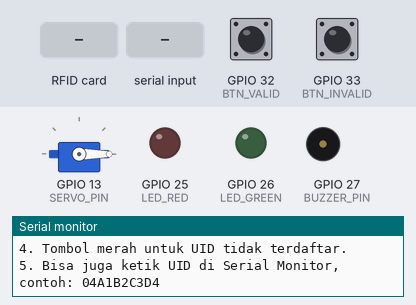
Simulated run of this sketch. Board: ESP32. On the bench: servo, output pins drawn as LEDs (lit = HIGH), buzzer (waves = sounding, pin HIGH), the last lines printed to the serial monitor. Dashed ring = blinking. Inputs (shaded band) come from the test bench; at power-on: GPIO 32 (BTN_VALID) HIGH, GPIO 33 (BTN_INVALID) HIGH. WiFi joins after 1.5 s; servers stay silent unless stated.

Above: at 3.0 s.
3.1 s: GPIO 32 (BTN_VALID) pulled LOW for 0.15 s
At 3.5 s:
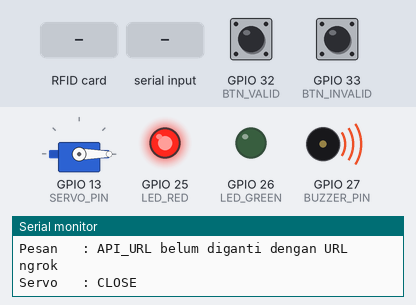
5.6 s: GPIO 33 (BTN_INVALID) pulled LOW for 3.2 s
At 6.5 s:
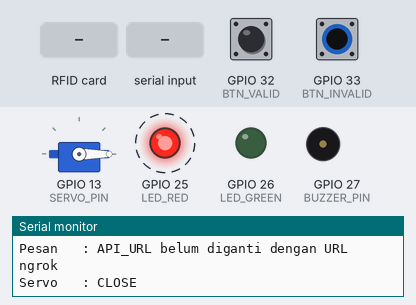
10.3 s: RFID card 04 A1 B2 C3 D4 held to the reader
At 11.2 s:
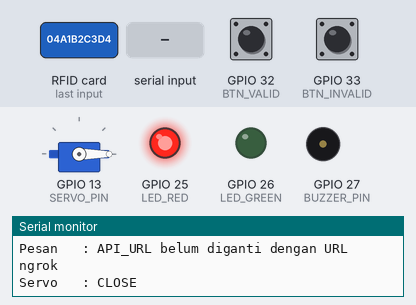
11.8 s: "01020304\n" received over Serial
At 13.8 s:
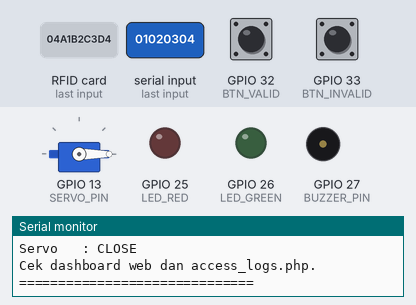
14.0 s: RFID card 5E 7A 19 C4 held to the reader
At 14.4 s:
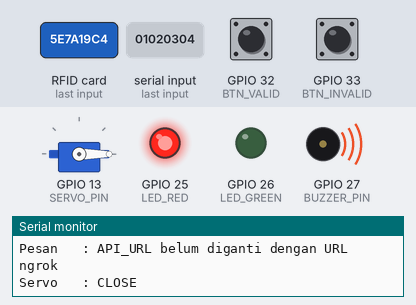
15.5 s: RFID card FF FF FF FF held to the reader
At 17.6 s:
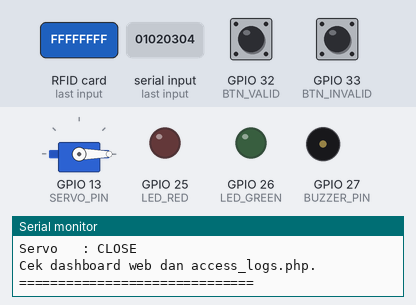
Timing chart, 0 to 19.1 s (numbered marks = the images above; inputs shaded):
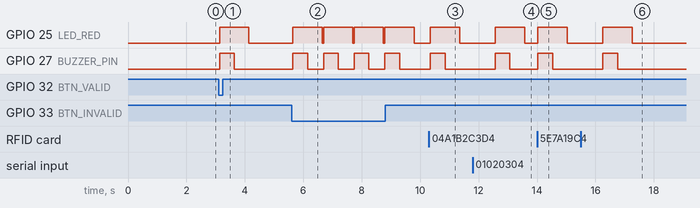

Measured:
- after the input at 3.1 s, GPIO 25 (LED_RED): LOW → HIGH at once, → LOW 1.0 s later; GPIO 27 (BUZZER_PIN): LOW → HIGH at once, → LOW 0.50 s later
- after the input at 5.6 s, GPIO 25 (LED_RED): alternates HIGH for 1.0 s and LOW for 0.05 s, starting after 0.05 s; GPIO 27 (BUZZER_PIN): alternates HIGH for 0.50 s and LOW for 0.55 s, starting after 0.05 s
- after the input at 10.3 s, GPIO 25 (LED_RED): LOW → HIGH after 0.05 s, → LOW 1.0 s later; GPIO 27 (BUZZER_PIN): LOW → HIGH after 0.05 s, → LOW 0.50 s later
- after the input at 11.8 s, GPIO 25 (LED_RED): LOW → HIGH after 0.77 s, → LOW 1.0 s later; GPIO 27 (BUZZER_PIN): LOW → HIGH after 0.77 s, → LOW 0.50 s later
- after the input at 14.0 s, GPIO 25 (LED_RED): LOW → HIGH at once, → LOW 1.0 s later; GPIO 27 (BUZZER_PIN): LOW → HIGH at once, → LOW 0.50 s later
- after the input at 15.5 s, GPIO 25 (LED_RED): LOW → HIGH after 0.76 s, → LOW 1.0 s later; GPIO 27 (BUZZER_PIN): LOW → HIGH after 0.76 s, → LOW 0.50 s later

The sketch:

sketch.ino
```cpp
/*
  Smart Parking RFID IoT - Wokwi + Ngrok
  Board  : ESP32 DevKitC V4
  Modul  : RFID MFRC522, Servo, LED, Buzzer, tombol simulasi
  Web    : api/scan.php dari aplikasi Smart Parking RFID IoT

  Cara cepat:
  1. Jalankan Laragon dan ngrok.
  2. Ganti API_URL dengan URL ngrok kamu.
  3. Run Wokwi.
  4. Klik RFID reader, pilih kartu, lalu Tap.
     Atau tekan tombol hijau untuk UID valid dan tombol merah untuk UID tidak terdaftar.
*/

#include <WiFi.h>
#include <WiFiClient.h>
#include <WiFiClientSecure.h>
#include <HTTPClient.h>
#include <ESP32Servo.h>
#include <SPI.h>
#include <MFRC522.h>
#include <ArduinoJson.h>

// Pin RFID MFRC522 untuk ESP32 di Wokwi
#define SS_PIN       5
#define RST_PIN      21

// Output
#define SERVO_PIN    13
#define LED_GREEN    26
#define LED_RED      25
#define BUZZER_PIN   27

// Tombol simulasi cepat
#define BTN_VALID    32
#define BTN_INVALID  33

const char* WIFI_SSID = "Wokwi-GUEST";
const char* WIFI_PASSWORD = "";

// GANTI INI DENGAN URL NGROK KAMU.
// Jika Laragon pakai domain .test dan ngrok memakai --host-header, gunakan format:
// https://xxxx.ngrok-free.app/api/scan.php
//
// Jika web dibuka dari folder localhost, gunakan format:
// https://xxxx.ngrok-free.app/smart-parking-rfid-iot-v2/api/scan.php
String API_URL = "https://ISI_URL_NGROK_KAMU.ngrok-free.app/api/scan.php";

String GATE_ID = "1";
String AREA_ID = "1";

// UID demo dari database bawaan aplikasi web.
String DEMO_VALID_UID = "04A1B2C3D4";
String DEMO_INVALID_UID = "FFFFFFFF";

// Aktif agar UID kartu preset Wokwi otomatis diarahkan ke UID demo database.
// Blue Card  01020304  -> 04A1B2C3D4
// Green Card 11223344  -> 04D5E6F7A8
// Yellow     55667788  -> 04ABCDEF12
// Red        AABBCCDD  -> 04F1F2F3F4
bool USE_DEMO_UID_MAPPING = true;

MFRC522 rfid(SS_PIN, RST_PIN);
Servo gateServo;
unsigned long lastActionMs = 0;

void beep(int durationMs) {
  digitalWrite(BUZZER_PIN, HIGH);
  delay(durationMs);
  digitalWrite(BUZZER_PIN, LOW);
}

void setIndicator(bool accepted) {
  digitalWrite(LED_GREEN, accepted ? HIGH : LOW);
  digitalWrite(LED_RED, accepted ? LOW : HIGH);
  beep(accepted ? 120 : 500);
  delay(500);
  digitalWrite(LED_GREEN, LOW);
  digitalWrite(LED_RED, LOW);
}

void openGate(int delayMs) {
  Serial.println("Servo: OPEN");
  gateServo.write(90);
  delay(delayMs);
  gateServo.write(0);
  Serial.println("Servo: CLOSE");
}

String normalizeUid(String uid) {
  uid.replace(" ", "");
  uid.replace(":", "");
  uid.replace("-", "");
  uid.toUpperCase();
  return uid;
}

String mapDemoUid(String uid) {
  uid = normalizeUid(uid);

  if (!USE_DEMO_UID_MAPPING) return uid;

  if (uid == "01020304") return "04A1B2C3D4";
  if (uid == "11223344") return "04D5E6F7A8";
  if (uid == "55667788") return "04ABCDEF12";
  if (uid == "AABBCCDD") return "04F1F2F3F4";

  return uid;
}

String getUidFromRfid() {
  String uid = "";
  for (byte i = 0; i < rfid.uid.size; i++) {
    if (rfid.uid.uidByte[i] < 0x10) uid += "0";
    uid += String(rfid.uid.uidByte[i], HEX);
  }
  uid.toUpperCase();
  return uid;
}

void connectWiFi() {
  if (WiFi.status() == WL_CONNECTED) return;

  Serial.print("Menghubungkan WiFi Wokwi");
  WiFi.mode(WIFI_STA);
  WiFi.begin(WIFI_SSID, WIFI_PASSWORD);

  int retry = 0;
  while (WiFi.status() != WL_CONNECTED && retry < 40) {
    delay(250);
    Serial.print(".");
    retry++;
  }

  Serial.println();
  if (WiFi.status() == WL_CONNECTED) {
    Serial.print("WiFi tersambung. IP: ");
    Serial.println(WiFi.localIP());
  } else {
    Serial.println("WiFi gagal tersambung.");
  }
}

String callApi(String uid) {
  uid = normalizeUid(uid);

  if (API_URL.indexOf("ISI_URL_NGROK_KAMU") >= 0) {
    return "{\"success\":false,\"status\":\"Konfigurasi\",\"message\":\"API_URL belum diganti dengan URL ngrok\",\"servo\":\"CLOSE\"}";
  }

  connectWiFi();
  if (WiFi.status() != WL_CONNECTED) {
    return "{\"success\":false,\"status\":\"WiFi Error\",\"message\":\"WiFi tidak tersambung\",\"servo\":\"CLOSE\"}";
  }

  String url = API_URL + "?uid=" + uid + "&gate_id=" + GATE_ID + "&area_id=" + AREA_ID;
  Serial.println("Request: " + url);

  HTTPClient http;
  bool beginOk = false;

  if (url.startsWith("https://")) {
    WiFiClientSecure client;
    client.setInsecure();
    beginOk = http.begin(client, url);
  } else {
    WiFiClient client;
    beginOk = http.begin(client, url);
  }

  if (!beginOk) {
    return "{\"success\":false,\"status\":\"HTTP Error\",\"message\":\"HTTP begin gagal\",\"servo\":\"CLOSE\"}";
  }

  // Header ini penting untuk melewati warning page ngrok free.
  http.addHeader("ngrok-skip-browser-warning", "true");
  http.addHeader("User-Agent", "ESP32-Wokwi-Smart-Parking");

  int httpCode = http.GET();
  String payload = "";

  Serial.print("HTTP Code: ");
  Serial.println(httpCode);

  if (httpCode > 0) {
    payload = http.getString();
  } else {
    payload = "{\"success\":false,\"status\":\"HTTP Error\",\"message\":\"Request gagal\",\"servo\":\"CLOSE\"}";
  }

  http.end();
  return payload;
}

void processUid(String rawUid, String source) {
  String realUid = normalizeUid(rawUid);
  String uid = mapDemoUid(realUid);

  Serial.println();
  Serial.println("==============================");
  Serial.println("Sumber scan : " + source);
  Serial.println("UID terbaca : " + realUid);
  Serial.println("UID dikirim : " + uid);

  String response = callApi(uid);
  Serial.println("Respons API:");
  Serial.println(response);

  StaticJsonDocument<1024> doc;
  DeserializationError error = deserializeJson(doc, response);

  if (error) {
    Serial.println("Respons API bukan JSON valid. Cek URL ngrok dan endpoint api/scan.php.");
    setIndicator(false);
    return;
  }

  bool success = doc["success"] | false;
  const char* status = doc["status"] | "-";
  const char* message = doc["message"] | "-";
  const char* servo = doc["servo"] | "CLOSE";
  int delayMs = doc["delay_ms"] | 3000;

  Serial.print("Status  : ");
  Serial.println(status);
  Serial.print("Pesan   : ");
  Serial.println(message);
  Serial.print("Servo   : ");
  Serial.println(servo);

  setIndicator(success);

  String servoCommand = String(servo);
  servoCommand.toUpperCase();

  if (success || servoCommand == "OPEN") {
    openGate(delayMs);
  } else {
    gateServo.write(0);
  }

  Serial.println("Cek dashboard web dan access_logs.php.");
  Serial.println("==============================");
}

void setup() {
  Serial.begin(115200);
  delay(300);

  pinMode(LED_GREEN, OUTPUT);
  pinMode(LED_RED, OUTPUT);
  pinMode(BUZZER_PIN, OUTPUT);
  pinMode(BTN_VALID, INPUT_PULLUP);
  pinMode(BTN_INVALID, INPUT_PULLUP);

  gateServo.attach(SERVO_PIN);
  gateServo.write(0);

  SPI.begin(18, 19, 23, SS_PIN);
  rfid.PCD_Init();

  connectWiFi();

  Serial.println();
  Serial.println("Smart Parking RFID IoT siap.");
  Serial.println("Cara tes:");
  Serial.println("1. Ganti API_URL dengan URL ngrok kamu.");
  Serial.println("2. Klik RFID reader, pilih Blue Card, lalu Tap.");
  Serial.println("3. Atau tekan tombol hijau untuk UID valid.");
  Serial.println("4. Tombol merah untuk UID tidak terdaftar.");
  Serial.println("5. Bisa juga ketik UID di Serial Monitor, contoh: 04A1B2C3D4");
}

void loop() {
  if (digitalRead(BTN_VALID) == LOW && millis() - lastActionMs > 900) {
    lastActionMs = millis();
    processUid(DEMO_VALID_UID, "Tombol valid");
  }

  if (digitalRead(BTN_INVALID) == LOW && millis() - lastActionMs > 900) {
    lastActionMs = millis();
    processUid(DEMO_INVALID_UID, "Tombol tidak terdaftar");
  }

  if (Serial.available()) {
    String typedUid = Serial.readStringUntil('\n');
    typedUid.trim();
    if (typedUid.length() > 0) {
      processUid(typedUid, "Serial Monitor");
    }
  }

  if (rfid.PICC_IsNewCardPresent() && rfid.PICC_ReadCardSerial()) {
    String uid = getUidFromRfid();
    processUid(uid, "RFID MFRC522 Wokwi");
    rfid.PICC_HaltA();
    rfid.PCD_StopCrypto1();
    delay(1200);
  }
}
```
